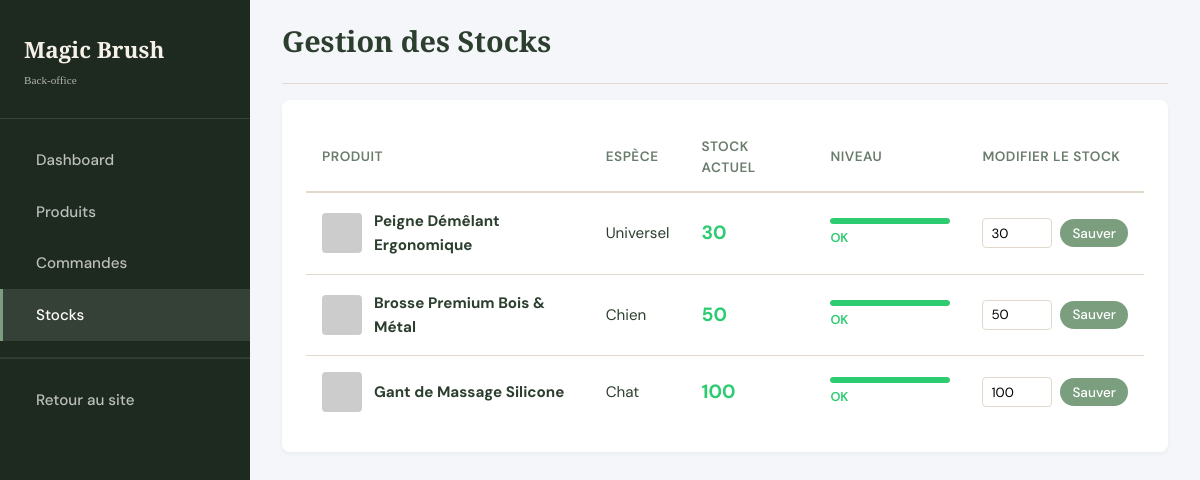
Page /admin/stocks.php (signed in) on the committed database.
### tables this page shows
CREATE TABLE IF NOT EXISTS products (
    id INT AUTO_INCREMENT PRIMARY KEY,
    nom VARCHAR(255) NOT NULL,
    slug VARCHAR(255) NOT NULL UNIQUE,
    description TEXT,
    prix DECIMAL(10, 2) NOT NULL,
    prix_barre DECIMAL(10, 2) DEFAULT NULL,
    stock INT DEFAULT 0,
    categorie_id INT,
    espece ENUM('chien', 'chat', 'universel') NOT NULL,
    type_poil ENUM('court', 'long', 'epais', 'tous') DEFAULT 'tous',
    sku VARCHAR(50) UNIQUE,
    image_principale VARCHAR(255) DEFAULT NULL,
    created_at TIMESTAMP DEFAULT CURRENT_TIMESTAMP,
    FOREIGN KEY (categorie_id) REFERENCES categories(id) ON DELETE SET NULL
);

### admin/stocks.php (the view, shortened to what this page needs)
<?php
require_once '../includes/db.php';
$products = $pdo->query("SELECT * FROM products ORDER BY stock ASC, nom ASC")->fetchAll();
?>
<!DOCTYPE html>
<html lang="fr">
<head>
    <link rel="stylesheet" href="../assets/css/style.css">
    <link rel="stylesheet" href="../assets/css/admin.css">
</head>
<body class="admin-body">
<aside class="admin-sidebar">
    <div class="admin-brand"><i class="ph-fill ph-paw-print"></i> Magic Brush <span style="font-size:0.7rem;font-weight:400;opacity:0.7;">Back-office</span></div>
    <nav class="admin-nav">
        <a href="index.php" class="admin-nav-link"><i class="ph ph-squares-four"></i> Dashboard</a>
        <a href="produits.php" class="admin-nav-link"><i class="ph ph-package"></i> Produits</a>
        <a href="commandes.php" class="admin-nav-link"><i class="ph ph-shopping-cart-simple"></i> Commandes</a>
        <a href="stocks.php" class="admin-nav-link active"><i class="ph ph-chart-bar"></i> Stocks</a>
        <hr style="border-color:rgba(255,255,255,0.1);margin:1rem 0;">
        <a href="../index.php" class="admin-nav-link"><i class="ph ph-arrow-left"></i> Retour au site</a>
    </nav>
</aside>
<main class="admin-main">
    <header class="admin-header"><h1>Gestion des Stocks</h1></header>
    <div class="admin-card">
        <div style="overflow-x: auto;">
            <table class="admin-table">
                <thead>
                    <tr>
                        <th>Produit</th>
                        <th>Espèce</th>
                        <th>Stock actuel</th>
                        <th>Niveau</th>
                        <th>Modifier le stock</th>
                    </tr>
                </thead>
                <tbody>
                    <?php foreach ($products as $p):
                        $level = $p['stock'] === 0 ? 'rupture' : ($p['stock'] < 5 ? 'critique' : ($p['stock'] < 20 ? 'moyen' : 'ok'));
                        $level_cfg = [
                            'rupture'  => ['label' => 'Rupture',   'color' => 'var(--color-error)',   'bar' => 0],
                            'critique' => ['label' => 'Critique',  'color' => '#e67e22',              'bar' => 15],
                            'moyen'    => ['label' => 'Moyen',     'color' => '#f39c12',              'bar' => 50],
                            'ok'       => ['label' => 'OK',        'color' => 'var(--color-success)', 'bar' => 100],
                        ][$level];
                    ?>
                    <tr>
                        <td>
                            <div style="display: flex; align-items: center; gap: 0.75rem;">
                                <img src="<?= htmlspecialchars($p['image_principale']) ?>" style="width: 40px; height: 40px; object-fit: cover; border-radius: var(--radius-sm);" onerror="this.src='https://placehold.co/40x40/F5F0E8/7A9E7E?text=?'">
                                <strong><?= htmlspecialchars($p['nom']) ?></strong>
                            </div>
                        </td>
                        <td><?= ucfirst($p['espece']) ?></td>
                        <td style="font-size: 1.2rem; font-weight: 700; color: <?= $level_cfg['color'] ?>;"><?= $p['stock'] ?></td>
                        <td>
                            <div style="min-width: 120px;">
                                <div style="height: 6px; background: var(--color-border); border-radius: 3px; overflow: hidden;">
                                    <div style="height: 100%; width: <?= $level_cfg['bar'] ?>%; background: <?= $level_cfg['color'] ?>; border-radius: 3px; transition: width 0.3s;"></div>
                                </div>
                                <span style="font-size: 0.8rem; font-weight: 600; color: <?= $level_cfg['color'] ?>; margin-top: 0.25rem; display: block;"><?= $level_cfg['label'] ?></span>
                            </div>
                        </td>
                        <td>
                            <form method="POST" style="display: flex; gap: 0.5rem; align-items: center;">
                                <input type="number" name="stock" value="<?= $p['stock'] ?>" min="0" style="width: 70px; padding: 0.35rem 0.5rem; border: 1px solid var(--color-border); border-radius: var(--radius-sm); font-family: var(--font-body);">
                                <button type="submit" class="btn btn-primary" style="padding: 0.35rem 0.75rem; font-size: 0.85rem;">Sauver</button>
                            </form>
                        </td>
                    </tr>
                    <?php endforeach; ?>
                </tbody>
            </table>
        </div>
    </div>
</main>
</body>
</html>

### assets/css/style.css (style rules this page uses)
:root { --color-primary: #7A9E7E; --color-primary-dark: #5c7e60; --color-secondary: #8B5E3C; --color-secondary-light: #a87955; --color-bg: #F5F0E8; --color-white: #FFFFFF; --color-text: #2C3E2E; --color-text-light: #6a7c6c; --color-border: #E2D9CD; --color-error: #e74c3c; --color-success: #2ecc71; --font-heading: 'Playfair Display', serif; --font-body: 'DM Sans', sans-serif; --spacing-xs: 0.5rem; --spacing-sm: 1rem; --spacing-md: 2rem; --spacing-lg: 4rem; --spacing-xl: 8rem; --radius-sm: 4px; --radius-md: 8px; --radius-lg: 16px; --radius-full: 9999px; --shadow-sm: 0 2px 4px rgba(44, 62, 46, 0.05); --shadow-md: 0 4px 12px rgba(44, 62, 46, 0.08); --shadow-lg: 0 12px 24px rgba(44, 62, 46, 0.12); --transition: all 0.3s ease; }
* { margin: 0; padding: 0; box-sizing: border-box; }
body { font-family: var(--font-body); color: var(--color-text); background-color: var(--color-bg); line-height: 1.6; font-size: 16px; -webkit-font-smoothing: antialiased; }
h1, h2, h3, h4, h5, h6 { font-family: var(--font-heading); font-weight: 600; color: var(--color-text); line-height: 1.2; margin-bottom: var(--spacing-sm); }
h1 { font-size: 3rem; }
a { text-decoration: none; color: inherit; transition: var(--transition); }
img { max-width: 100%; height: auto; display: block; }
.btn { display: inline-flex; align-items: center; justify-content: center; padding: 0.75rem 1.5rem; border-radius: var(--radius-full); font-family: var(--font-body); font-weight: 500; font-size: 1rem; cursor: pointer; transition: var(--transition); border: none; text-align: center; }
.btn-primary { background-color: var(--color-primary); color: var(--color-white); }

### assets/css/admin.css (style rules this page uses)
:root { --admin-sidebar-width: 250px; --admin-bg: #f4f6f9; --admin-sidebar-bg: #1e2a1f; }
body.admin-body { display: flex; background-color: var(--admin-bg); min-height: 100vh; font-family: var(--font-body); color: var(--color-text); }
.admin-sidebar { width: var(--admin-sidebar-width); background-color: var(--admin-sidebar-bg); color: white; position: fixed; top: 0; left: 0; bottom: 0; overflow-y: auto; display: flex; flex-direction: column; z-index: 100; }
.admin-brand { font-family: var(--font-heading); font-size: 1.4rem; font-weight: 700; color: var(--color-bg); padding: 1.75rem 1.5rem; border-bottom: 1px solid rgba(255,255,255,0.1); display: flex; flex-direction: column; gap: 0.25rem; }
.admin-nav { padding: 1rem 0; flex: 1; }
.admin-nav-link { display: flex; align-items: center; gap: 0.75rem; padding: 0.85rem 1.5rem; color: rgba(255,255,255,0.7); font-weight: 500; transition: all 0.2s; font-size: 0.95rem; }
.admin-nav-link:hover, .admin-nav-link.active { background-color: rgba(255,255,255,0.1); color: white; border-left: 3px solid var(--color-primary); padding-left: calc(1.5rem - 3px); }
.admin-main { margin-left: var(--admin-sidebar-width); flex: 1; padding: 0 2rem 2rem; min-height: 100vh; }
.admin-header { display: flex; justify-content: space-between; align-items: center; padding: 1.5rem 0; margin-bottom: 1rem; border-bottom: 1px solid var(--color-border); }
.admin-header h1 { font-size: 1.8rem; margin: 0; }
.admin-card { background: white; border-radius: var(--radius-md); padding: 1.5rem; box-shadow: var(--shadow-sm); }
.admin-table { width: 100%; border-collapse: collapse; font-size: 0.95rem; }
.admin-table th { text-align: left; padding: 0.75rem 1rem; border-bottom: 2px solid var(--color-border); color: var(--color-text-light); font-weight: 600; font-size: 0.85rem; text-transform: uppercase; letter-spacing: 0.5px; }
.admin-table td { padding: 1rem; border-bottom: 1px solid var(--color-border); vertical-align: middle; }
.admin-table tbody tr:last-child td { border-bottom: none; }

### rows in the picture
products: nom "Peigne Démêlant Ergonomique", espece "Universel", stock "30", stock "OK"
products: nom "Brosse Premium Bois & Métal", espece "Chien", stock "50", stock "OK"
products: nom "Gant de Massage Silicone", espece "Chat", stock "100", stock "OK"
